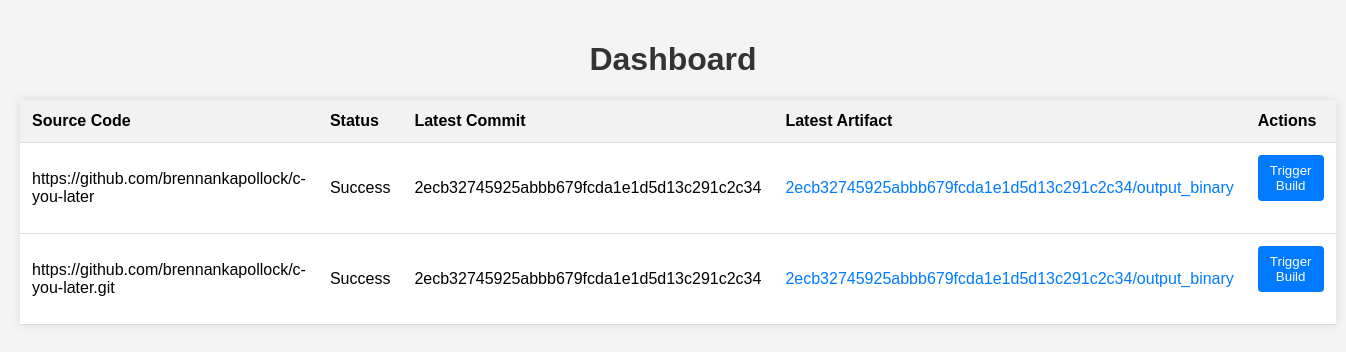
Page /status on the committed database.
### models.py (models this page shows, shortened)
class Program(db.Model):
    id = db.Column(db.Integer, primary_key=True)
    repo_url = db.Column(db.String(150), unique=True, nullable=False)
    build_command = db.Column(db.String(200), nullable=False, default='make all')
    build_directory = db.Column(db.String(200), nullable=False, default='hello')
    status = db.Column(db.String(50), nullable=False, default='Not Built')
    latest_commit = db.Column(db.String(40))
    latest_artifact_id = db.Column(db.Integer, db.ForeignKey('artifact.id'))
    latest_artifact = db.relationship('Artifact', backref='program', lazy=True)

class Artifact(db.Model):
    id = db.Column(db.Integer, primary_key=True)
    name = db.Column(db.String(150), nullable=False)
    zip_path = db.Column(db.String(300), nullable=False)

### routes.py (the view)
@routes.route('/status')
def status():
    programs = Program.query.all()
    return render_template('status.html', programs=programs)

### templates/status.html (shortened to what this page needs)
<!DOCTYPE html>
<html>
<head>
</head>
<body>
    <h1>Dashboard</h1>
    <table>
        <tr>
            <th>Source Code</th>
            <th>Status</th>
            <th>Latest Commit</th>
            <th>Latest Artifact</th>
            <th>Actions</th>
        </tr>
        {% for program in programs %}
        <tr>
            <td>{{ program.repo_url }}</td>
            <td>{{ program.status }}</td>
            <td>{{ program.latest_commit or "N/A" }}</td>
            <td>
                {% if program.status == 'Success' and program.latest_artifact %}
                <a href="/artifacts/{{ program.id }}/latest">{{ program.latest_artifact.name }}</a>
                {% else %}
                N/A
                {% endif %}
            </td>
            <td>
                <form action="/build/{{ program.id }}" method="post">
                    <button type="submit">Trigger Build</button>
                </form>
            </td>
        </tr>
        {% endfor %}
    </table>
</body>
</html>

### templates/status.html (style rules this page uses)
body { font-family: Arial, sans-serif; background-color: #f4f4f4; margin: 0; padding: 20px; }
h1 { color: #333; text-align: center; }
table { width: 100%; border-collapse: collapse; margin-top: 20px; background-color: #fff; box-shadow: 0 0 10px rgba(0, 0, 0, 0.1); }
th, td { padding: 12px; text-align: left; border-bottom: 1px solid #ddd; }
th { background-color: #f2f2f2; font-weight: bold; }
a { color: #007bff; text-decoration: none; }
button { padding: 8px 12px; background-color: #007bff; color: #fff; border: none; border-radius: 4px; cursor: pointer; }
form { margin-bottom: 20px; }

### rows in the picture
Program: repo_url "https://github.com/brennankapollock/c-you-later", status "Success", latest_commit "2ecb32745925abbb679fcda1e1d5d13c291c2c34", latest_artifact.name "2ecb32745925abbb679fcda1e1d5d13c291c2c34/output_binary"
Program: repo_url "https://github.com/brennankapollock/c-you-later.git", status "Success", latest_commit "2ecb32745925abbb679fcda1e1d5d13c291c2c34", latest_artifact.name "2ecb32745925abbb679fcda1e1d5d13c291c2c34/output_binary"
